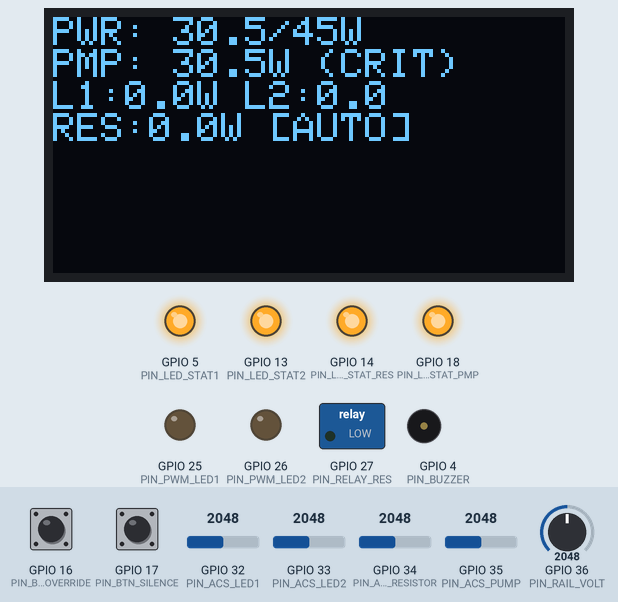
The sketch below on a simulated ESP32. Parts: 128×64 one-colour display, switched loads named in the sketch (green lamp = pin HIGH), output pins drawn as LEDs (lit = HIGH), buzzer (waves = sounding, pin HIGH). The test bench sets the inputs (shaded band); at power-on: GPIO 16 (PIN_BTN_OVERRIDE) HIGH, GPIO 32 (PIN_ACS_LED1) = 2048, GPIO 34 (PIN_ACS_RESISTOR) = 2048, GPIO 33 (PIN_ACS_LED2) = 2048, GPIO 17 (PIN_BTN_SILENCE) HIGH, GPIO 35 (PIN_ACS_PUMP) = 2048, GPIO 36 (PIN_RAIL_VOLT) = 2048. What the sketch prints to the serial monitor is not drawn.

Above: at 2.6 s.
2.7 s: GPIO 16 (PIN_BTN_OVERRIDE) pulled LOW for 3.2 s
At 3.5 s:
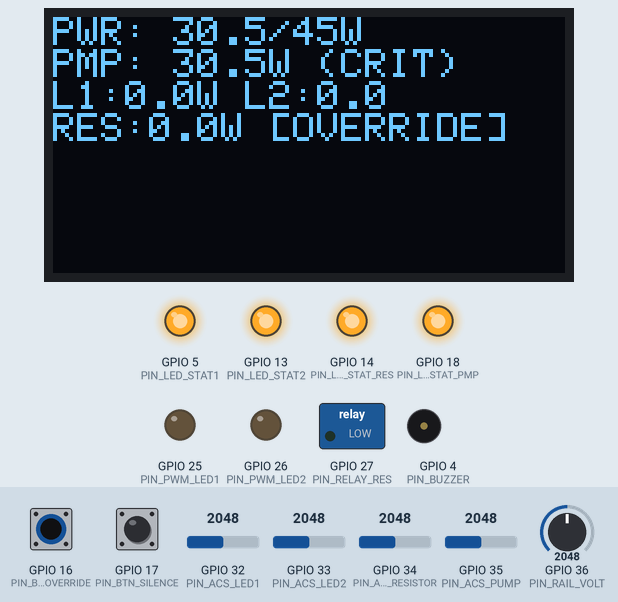
7.4 s: GPIO 32 (PIN_ACS_LED1) set to 2508
At 8.0 s:
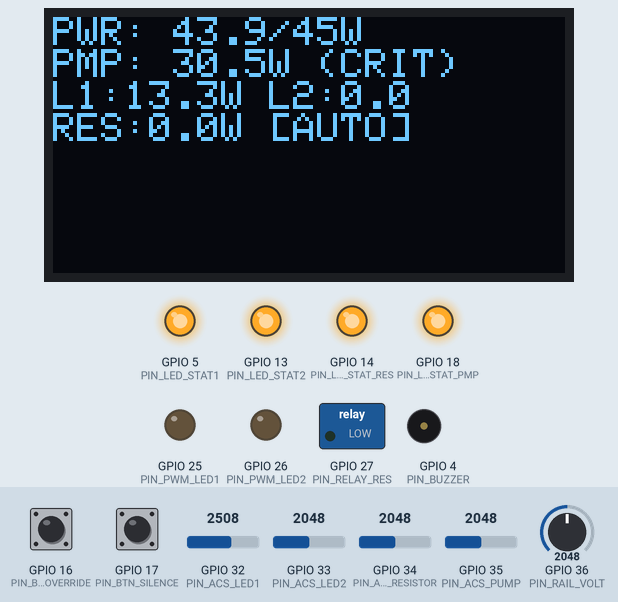
9.1 s: GPIO 32 (PIN_ACS_LED1) set to 2615
At 9.3 s:
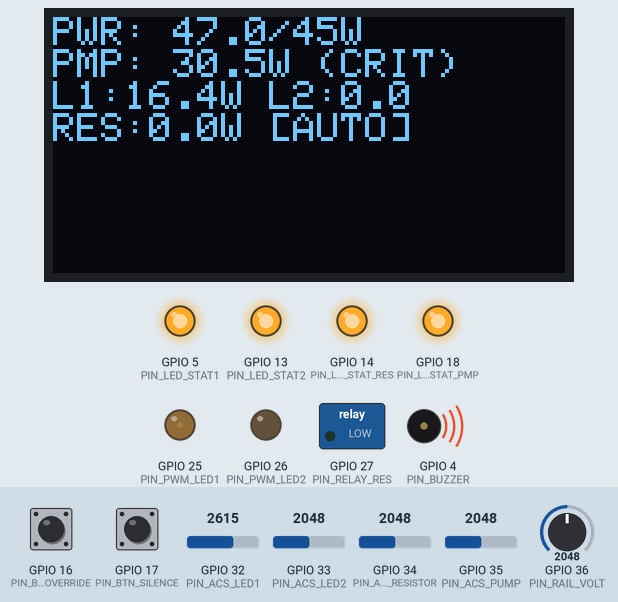
11.4 s: GPIO 34 (PIN_ACS_RESISTOR) set to 2866
At 12.6 s:
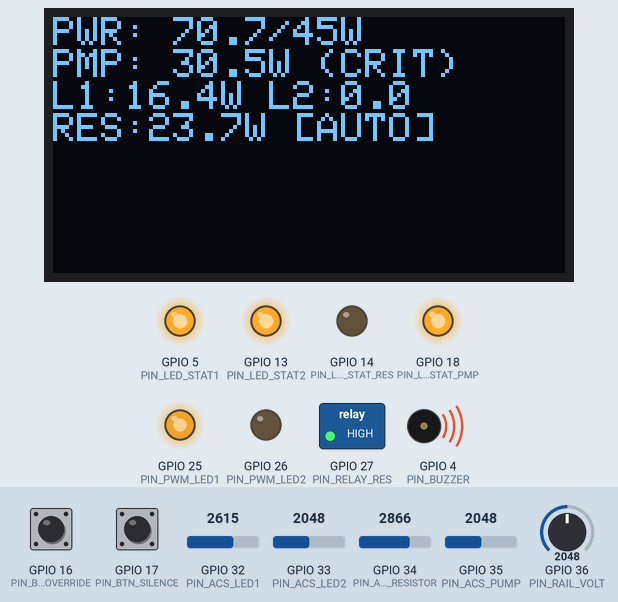
12.9 s: GPIO 33 (PIN_ACS_LED2) set to 3037
At 13.9 s:
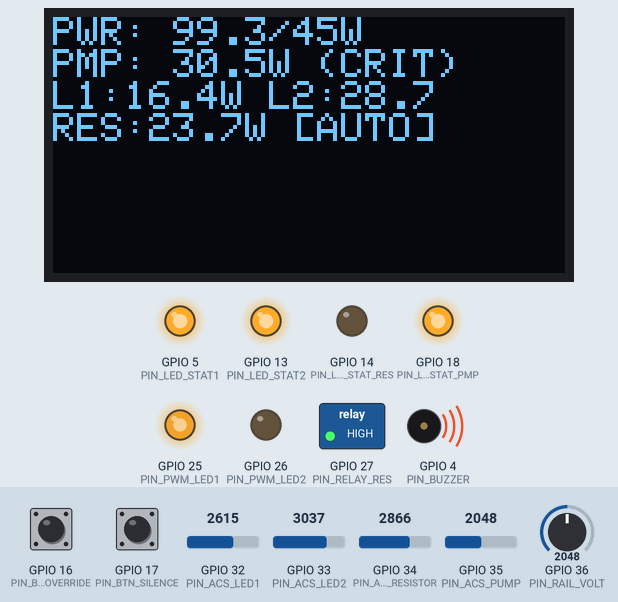
14.5 s: GPIO 33 (PIN_ACS_LED2) set to 3124
At 17.4 s:
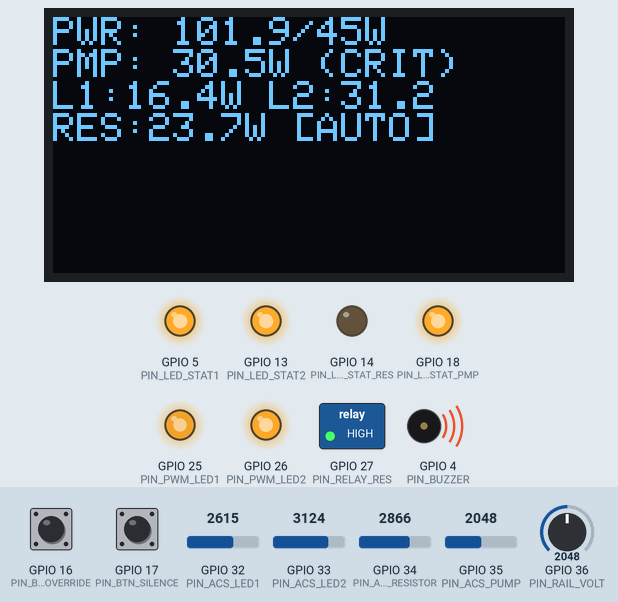
Timing chart, 0 to 18.0 s (numbered marks = the images above; inputs shaded):
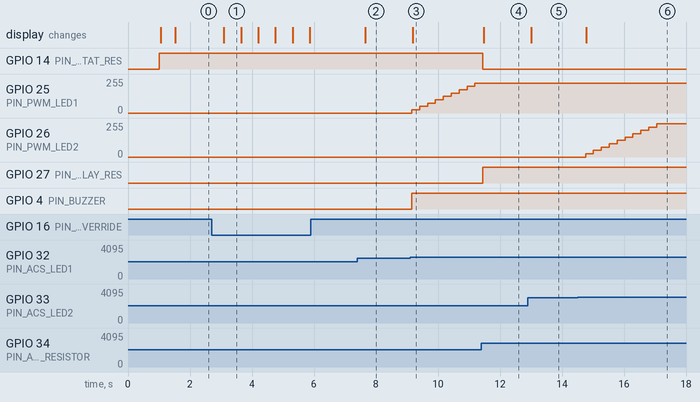

The sketch:

peak_shaving_firmware.ino
```cpp
/*
  ==================================================================================
  HTH-IT-06 · PEAK-SHAVING SYSTEM FIRMWARE (peak_shaving_firmware.ino)
  ==================================================================================
  Hardware Map:
    - ESP32 DevKit V1
    - ACS712-5A Current Sensors:
        GPIO 32: LED Module 1 (ADC1)
        GPIO 33: LED Module 2 (ADC1)
        GPIO 34: Resistor Load (ADC1)
        GPIO 35: Water Pump (ADC1 - Critical / Always Monitored)
    - Voltage Divider (10k / 3.3k Rail Sense): GPIO 36 (VP)
    - MOSFET PWM Drivers (NPN + IRFZ44N, Inverted Logic):
        GPIO 25: LED Module 1 PWM (Channel 0)
        GPIO 26: LED Module 2 PWM (Channel 1)
    - 5V Relay Module (Active-LOW): GPIO 27 (Resistor Load)
    - SSD1306 0.96" OLED (I2C): SDA GPIO 21, SCL GPIO 22
    - Status LEDs: GPIO 5 (LED1), 13 (LED2), 14 (Resistor), 18 (Pump)
    - Buttons: GPIO 16 (Manual Override), 17 (Ack/Silence)
    - Active 5V Buzzer: GPIO 4
    - WiFi Mode: Standalone Access Point ("PeakShaver" @ 192.168.4.1)
  ==================================================================================
*/

#include <Wire.h>
#include <WiFi.h>
#include <WebServer.h>
#include <Adafruit_GFX.h>
#include <Adafruit_SSD1306.h>

// --- USER CONFIGURATION BLOCK ---
const char* AP_SSID = "PeakShaver";
const char* AP_PASS = "hackathon123";
float PEAK_CAP_WATTS = 45.0;
float RATE_PER_KWH = 8.0;

// --- HARDWARE PIN DEFINITIONS ---
#define PIN_ACS_LED1     32
#define PIN_ACS_LED2     33
#define PIN_ACS_RESISTOR 34
#define PIN_ACS_PUMP     35
#define PIN_RAIL_VOLT    36

#define PIN_PWM_LED1     25
#define PIN_PWM_LED2     26
#define PIN_RELAY_RES    27

#define PIN_LED_STAT1    5
#define PIN_LED_STAT2    13
#define PIN_LED_STAT_RES 14
#define PIN_LED_STAT_PMP 18

#define PIN_BTN_OVERRIDE 16
#define PIN_BTN_SILENCE  17
#define PIN_BUZZER       4

// OLED Setup (128x64 I2C)
#define SCREEN_WIDTH 128
#define SCREEN_HEIGHT 64
Adafruit_SSD1306 display(SCREEN_WIDTH, SCREEN_HEIGHT, &Wire, -1);

// Web Server on Port 80
WebServer server(80);

// ACS712 Zero Calibration Voltage Offsets (Initial default ~2.5V)
float acsZero[4] = {2.50, 2.50, 2.50, 2.50}; // [LED1, LED2, Resistor, Pump]
const float ACS_SENSITIVITY = 0.185; // 185mV/A for ACS712-5A

// System State Variables
float railVoltage = 12.0;
float currentDraw[4] = {0.0, 0.0, 0.0, 0.0};
float powerDraw[4]   = {0.0, 0.0, 0.0, 0.0};
float totalPower = 0.0;
float predictedPower = 0.0;

uint8_t pwm_led1 = 255; // 0-255 (Inverted logic: 255 = 100% ON)
uint8_t pwm_led2 = 255;
bool state_resistor = true; // True = ON (Relay LOW)
bool isManualOverride = false;
bool isBuzzerSilenced = false;
unsigned long lastShedTime[3] = {0, 0, 0}; // [LED1, LED2, Resistor]

// Inverted PWM Writer Helper Function
void pwmWriteInverted(uint8_t pin, uint8_t brightness) {
  // NPN Driver logic: GPIO HIGH turns NPN ON -> pulls MOSFET Gate LOW (OFF)
  // brightness = 255 -> full ON -> GPIO LOW (0)
  // brightness = 0   -> full OFF -> GPIO HIGH (255)
  uint8_t inverted = 255 - brightness;
  analogWrite(pin, inverted);
}

// Read ACS712 Current Sensor with 32-sample averaging
float readACS712Current(int pin, float zeroVolt) {
  long rawSum = 0;
  for(int i=0; i<32; i++) {
    rawSum += analogRead(pin);
    delayMicroseconds(100);
  }
  float avgRaw = rawSum / 32.0;
  float voltage = (avgRaw / 4095.0) * 3.3;
  float current = (voltage - zeroVolt) / ACS_SENSITIVITY;
  return max(0.0f, fabsf(current));
}

// Read 12V Rail Voltage via 10k / 3.3k Voltage Divider
float readRailVoltage() {
  long rawSum = 0;
  for(int i=0; i<16; i++) {
    rawSum += analogRead(PIN_RAIL_VOLT);
  }
  float avgRaw = rawSum / 16.0;
  float vAdc = (avgRaw / 4095.0) * 3.3;
  float vRail = vAdc * (13.3 / 3.3); // Divider ratio
  return (vRail < 5.0) ? 12.0 : vRail; // Default fallback to 12V if unhooked
}

// HTH-IT-06 Shed-Score Calculation: score = power - (time_since_last_shed * weight)
float calculateShedScore(int index, float power) {
  if (index >= 3) return -999.0; // Pump is index 3 (Critical -> Excluded)
  float timeSec = (millis() - lastShedTime[index]) / 1000.0;
  return power - (timeSec * 0.5);
}

void setup() {
  Serial.begin(115200);
  delay(1000);
  Serial.println("\n--- HTH-IT-06 PeakShaver System Initializing ---");

  // Wire I2C Setup
  Wire.begin(21, 22);

  // Pin Modes
  pinMode(PIN_PWM_LED1, OUTPUT);
  pinMode(PIN_PWM_LED2, OUTPUT);
  pinMode(PIN_RELAY_RES, OUTPUT);
  pinMode(PIN_BUZZER, OUTPUT);

  pinMode(PIN_LED_STAT1, OUTPUT);
  pinMode(PIN_LED_STAT2, OUTPUT);
  pinMode(PIN_LED_STAT_RES, OUTPUT);
  pinMode(PIN_LED_STAT_PMP, OUTPUT);

  pinMode(PIN_BTN_OVERRIDE, INPUT_PULLUP);
  pinMode(PIN_BTN_SILENCE, INPUT_PULLUP);

  // Initial States
  pwmWriteInverted(PIN_PWM_LED1, 255);
  pwmWriteInverted(PIN_PWM_LED2, 255);
  digitalWrite(PIN_RELAY_RES, LOW); // Active-LOW: LOW = ON
  digitalWrite(PIN_BUZZER, LOW);

  digitalWrite(PIN_LED_STAT1, HIGH);
  digitalWrite(PIN_LED_STAT2, HIGH);
  digitalWrite(PIN_LED_STAT_RES, HIGH);
  digitalWrite(PIN_LED_STAT_PMP, HIGH);

  // OLED Init
  if(display.begin(SSD1306_SWITCHCAPVCC, 0x3C)) {
    display.clearDisplay();
    display.setTextSize(1);
    display.setTextColor(SSD1306_WHITE);
    display.setCursor(0,10);
    display.println("PeakShaver AP Mode");
    display.println("Starting WiFi...");
    display.display();
  }

  // Self-Zero ACS712 Channels (Shiftable loads off/idle at boot)
  Serial.println("[ACS712] Calibrating zero offsets...");
  for(int ch=0; ch<3; ch++) {
    int pin = (ch==0)?PIN_ACS_LED1:((ch==1)?PIN_ACS_LED2:PIN_ACS_RESISTOR);
    long sum = 0;
    for(int i=0; i<64; i++) { sum += analogRead(pin); delay(2); }
    acsZero[ch] = ((sum / 64.0) / 4095.0) * 3.3;
    Serial.printf("  Ch %d Zero: %.3f V\n", ch, acsZero[ch]);
  }

  // WiFi Access Point Setup
  WiFi.softAP(AP_SSID, AP_PASS);
  IPAddress apIP = WiFi.softAPIP();
  Serial.print("[WiFi AP] Started! SSID: "); Serial.println(AP_SSID);
  Serial.print("[WiFi AP] Dashboard URL: http://"); Serial.println(apIP);

  // Setup Web Server Routes
  server.on("/data", HTTP_GET, []() {
    String json = "{\"rail_voltage\":" + String(railVoltage, 2) + ",\"total_power\":" + String(totalPower, 2) +
                  ",\"predicted_power\":" + String(predictedPower, 2) + ",\"devices\":{" +
                  "\"led1\":{\"current\":" + String(currentDraw[0], 2) + ",\"power\":" + String(powerDraw[0], 2) + "}," +
                  "\"led2\":{\"current\":" + String(currentDraw[1], 2) + ",\"power\":" + String(powerDraw[1], 2) + "}," +
                  "\"resistor\":{\"current\":" + String(currentDraw[2], 2) + ",\"power\":" + String(powerDraw[2], 2) + "}," +
                  "\"pump\":{\"current\":" + String(currentDraw[3], 2) + ",\"power\":" + String(powerDraw[3], 2) + "}}}";
    server.send(200, "application/json", json);
  });

  server.begin();
}

void loop() {
  server.handleClient();

  // 1. Read Sensors
  railVoltage = readRailVoltage();
  currentDraw[0] = readACS712Current(PIN_ACS_LED1, acsZero[0]);
  currentDraw[1] = readACS712Current(PIN_ACS_LED2, acsZero[1]);
  currentDraw[2] = readACS712Current(PIN_ACS_RESISTOR, acsZero[2]);
  currentDraw[3] = readACS712Current(PIN_ACS_PUMP, acsZero[3]);

  totalPower = 0.0;
  for(int i=0; i<4; i++) {
    powerDraw[i] = railVoltage * currentDraw[i];
    totalPower += powerDraw[i];
  }
  predictedPower = totalPower; // Baseline

  // 2. Check Physical Buttons
  if (digitalRead(PIN_BTN_OVERRIDE) == LOW) {
    isManualOverride = !isManualOverride;
    delay(300);
  }
  if (digitalRead(PIN_BTN_SILENCE) == LOW) {
    isBuzzerSilenced = true;
    digitalWrite(PIN_BUZZER, LOW);
    delay(300);
  }

  // 3. Peak-Shaving Shed-Score Logic (If not in Manual Override)
  if (!isManualOverride && totalPower > PEAK_CAP_WATTS) {
    float score0 = calculateShedScore(0, powerDraw[0]);
    float score1 = calculateShedScore(1, powerDraw[1]);
    float score2 = calculateShedScore(2, powerDraw[2]);

    if (score0 >= score1 && score0 >= score2 && pwm_led1 > 25) {
      pwm_led1 = (pwm_led1 >= 25) ? (pwm_led1 - 25) : 0; // Reduce 10%
      pwmWriteInverted(PIN_PWM_LED1, pwm_led1);
      lastShedTime[0] = millis();
    } else if (score1 >= score2 && pwm_led2 > 25) {
      pwm_led2 = (pwm_led2 >= 25) ? (pwm_led2 - 25) : 0; // Reduce 10%
      pwmWriteInverted(PIN_PWM_LED2, pwm_led2);
      lastShedTime[1] = millis();
    } else if (state_resistor) {
      state_resistor = false;
      digitalWrite(PIN_RELAY_RES, HIGH); // OFF
      lastShedTime[2] = millis();
    }

    if (!isBuzzerSilenced) digitalWrite(PIN_BUZZER, HIGH);
  } else {
    digitalWrite(PIN_BUZZER, LOW);
  }

  // 4. Update Status LEDs
  digitalWrite(PIN_LED_STAT1, (pwm_led1 > 0) ? HIGH : LOW);
  digitalWrite(PIN_LED_STAT2, (pwm_led2 > 0) ? HIGH : LOW);
  digitalWrite(PIN_LED_STAT_RES, state_resistor ? HIGH : LOW);
  digitalWrite(PIN_LED_STAT_PMP, HIGH); // Pump status LED ALWAYS ON!

  // 5. Update OLED Display
  display.clearDisplay();
  display.setCursor(0, 0);
  display.print("PWR: "); display.print(totalPower, 1); display.print("/"); display.print(PEAK_CAP_WATTS,0); display.println("W");
  display.print("PMP: "); display.print(powerDraw[3], 1); display.println("W (CRIT)");
  display.print("L1:"); display.print(powerDraw[0], 1); display.print("W L2:"); display.println(powerDraw[1], 1);
  display.print("RES:"); display.print(powerDraw[2], 1); display.print("W ");
  display.println(isManualOverride ? "[OVERRIDE]" : "[AUTO]");
  display.display();

  delay(200);
}
```

Measured:
- the behaviour switches between 2546 and 2547 on GPIO 32 (PIN_ACS_LED1) (found by bisection; images 2 and 3)
- the behaviour switches between 3063 and 3064 on GPIO 33 (PIN_ACS_LED2) (found by bisection; images 5 and 6)
- after the input at 2.7 s, the display: changes after 0.39 s (image 1)
- after the input at 7.4 s, the display: changes after 0.25 s (image 2)
- after the input at 9.1 s, GPIO 25 (PIN_PWM_LED1): moves from 0/255 to 225/255 over 2.0 s, starting after 0.05 s; GPIO 4 (PIN_BUZZER): LOW → HIGH after 0.05 s; the display: changes after 0.08 s (image 3)
- after the input at 11.4 s, GPIO 14 (PIN_LED_STAT_RES): HIGH → LOW after 0.05 s; GPIO 25 (PIN_PWM_LED1): stays 225/255 (without the input it goes to 250/255 after 0.05 s); GPIO 26 (PIN_PWM_LED2): stays 0/255 (without the input it goes to 25/255 after 0.30 s); GPIO 27 (PIN_RELAY_RES): LOW → HIGH after 0.05 s; the display: changes after 0.07 s (image 4)
- after the input at 12.9 s, the display: changes after 0.10 s (image 5)
- after the input at 14.5 s, GPIO 26 (PIN_PWM_LED2): moves from 0/255 to 250/255 over 2.3 s, starting after 0.26 s; the display: changes after 0.28 s (image 6)
